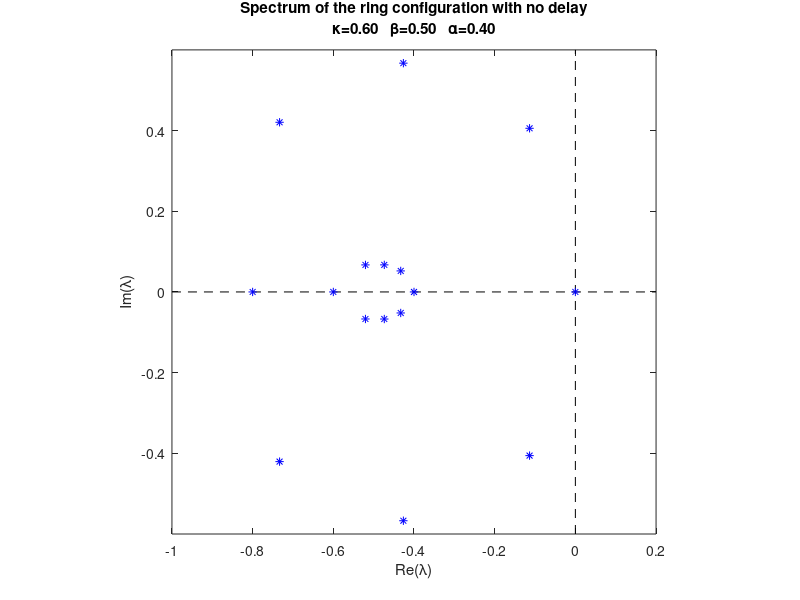

This figure's MATLAB source:
%% Create spectrum plots for the ring configuration with no delay
clear; %close all; clc;

%% Parameters and spectrum calculation
% number of vehicles
NN=8;       % 24, 8
% vehicle parameters
beta=0.5;	% 0.25, 0.5, 0.25
alpha=0.4;	%  0.4, 0.4, -0.1
kappa=0.6;

% range of plot
Remin=-1;
Remax=0.2;
Immin=-0.6;
Immax=0.6;

% calculation of spectrum
kk=0:NN-1;
b=alpha+beta*(1-exp(1i*2*kk*pi/NN));
c=alpha*kappa*(1-exp(1i*2*kk*pi/NN));
lambda=[-b/2-sqrt(b.^2-4*c)/2,-b/2+sqrt(b.^2-4*c)/2];

%% Spectrum plot
figure(2); clf; hold on; box on;
plot([Remin,Remax],[0,0],'k--');
plot([0,0],[Immin,Immax],'k--');
plot(real(lambda),imag(lambda),'b*');
axis([Remin,Remax,Immin,Immax]);
pbaspect([1,1,1]);
xlabel('Re(\lambda)');
ylabel('Im(\lambda)');
title(['Spectrum of the ring configuration with no delay',10,...
       '\kappa=',num2str(kappa,'%3.2f'),...
       '   \beta=',num2str(beta,'%3.2f'),'   \alpha=',num2str(alpha,'%3.2f')]);
